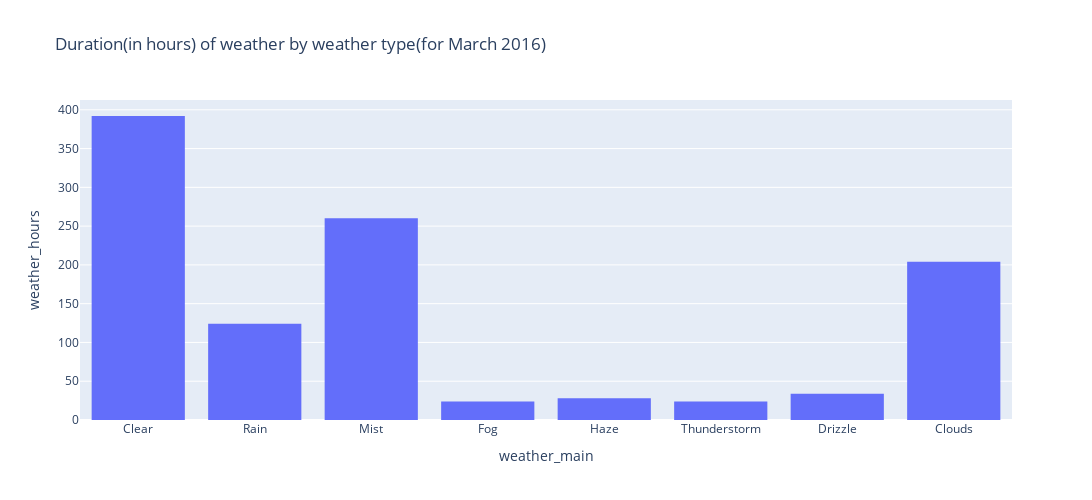

Notebook code for this chart:
### Code cell
get_histogram(df_dur_wather_type_march,
              x="weather_main", 
              y="weather_hours", 
              title="Duration(in hours) of weather by weather type(for March 2016)", 
              x_title="weather_main", 
              y_title="weather_hours")

### Figure 1 — Plotly figure (JSON) as saved in the notebook; plotly's stock layout.template omitted (floating-point values rounded to 4 significant figures)
{"data": [{"alignmentgroup": "True", "bingroup": "x", "histfunc": "sum", "hovertemplate": "weather_main=%{x}<br>sum of weather_hours=%{y}<extra></extra>", "legendgroup": "", "marker": {"color": "#636efa", "pattern": {"shape": ""}}, "name": "", "nbinsx": 244, "offsetgroup": "", "orientation": "v", "showlegend": false, "type": "histogram", "x": ["Clear", "Rain", "Mist", "Fog", "Haze", "Thunderstorm", "Drizzle", "Clouds"], "xaxis": "x", "y": [392, 124, 260, 24, 28, 24, 34, 204], "yaxis": "y"}], "layout": {"autosize": false, "barmode": "relative", "height": 500, "legend": {"tracegroupgap": 0}, "title": {"text": "Duration(in hours) of weather by weather type(for March 2016)"}, "width": 1200, "xaxis": {"anchor": "y", "autorange": true, "domain": [0, 1], "range": [-0.5, 7.5], "title": {"text": "weather_main"}, "type": "category"}, "yaxis": {"anchor": "x", "autorange": true, "domain": [0, 1], "range": [0, 412.6], "title": {"text": "weather_hours"}, "type": "linear"}}}
